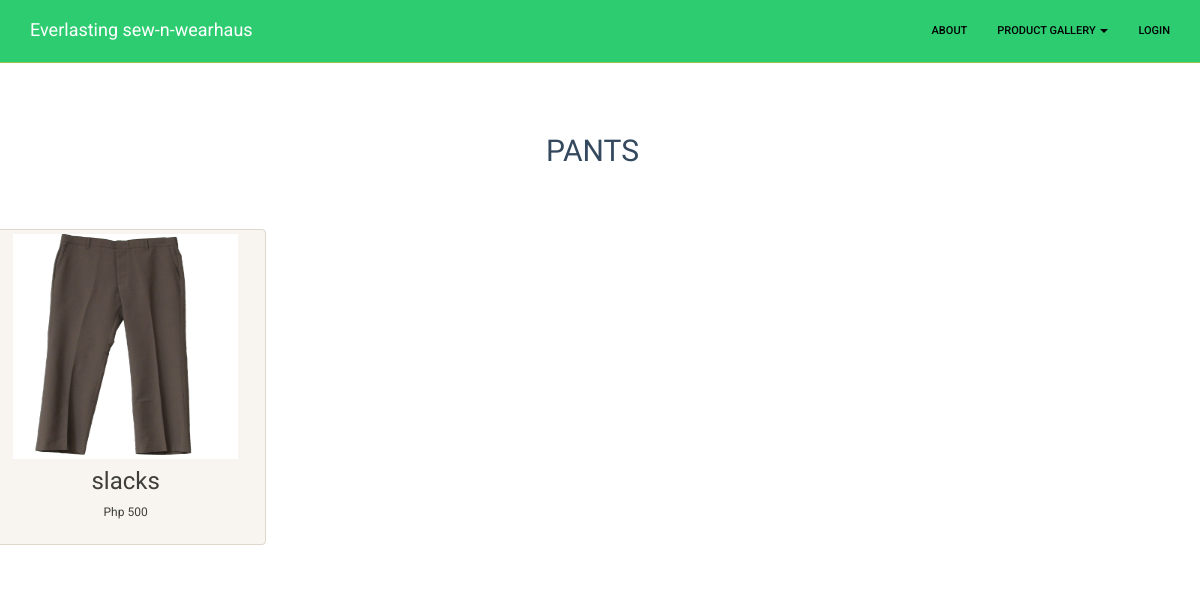
The app's page /pantsproduct.php with its own data.
### tables this page shows
CREATE TABLE IF NOT EXISTS `products` (
  `id` int(15) NOT NULL AUTO_INCREMENT,
  `image` text NOT NULL,
  `name` text NOT NULL,
  `description` text NOT NULL,
  `price` int(15) NOT NULL,
  `category` int(15) NOT NULL,
  PRIMARY KEY (`id`)
);

### pantsproduct.php (the view, shortened to what this page needs)
<!DOCTYPE html>
<html lang="en">
<head>
   <link rel="stylesheet" href="css/bootstrap.css">
    <link rel="stylesheet" href="css/bootstrap-responsive.min.css">
    <link rel="stylesheet" href="css/font-awesome.min.css">
    <link rel="stylesheet" href="css/main.css">
    <link rel="stylesheet" href="css/sl-slide.css">
</head>
<body>
       <nav class="navbar navbar-inverse navbar-fixed-top" role="navigation">
        <div class="container">
            <div class="navbar-header">
				<a class="navbar-brand" href="index.php">Everlasting sew-n-wearhaus</a>
            </div>
            <div class="collapse navbar-collapse navbar-ex1-collapse">
                <ul class="nav navbar-nav navbar-right">
                    <li><a href="about.php">About</a>
                    </li>
                    <li class="dropdown">
                        <a href="productgallery.php" class="dropdown-toggle" data-toggle="dropdown">Product Gallery <b class="caret"></b></a>
                    </li>
					<li class="dropdown">
                        <a href="login.php" >Login </a>
                    </li>
                </ul>
            </div>
        </div>
    </nav>
    <div class="row text-center">
<br><br><h2>PANTS</h2><br><br><br>
			<?php
				$querry = mysql_query("SELECT * FROM products where category=2");
				while($rows = mysql_fetch_assoc($querry))
				{
						$name = $rows['name'];
						$price = $rows['price'];
						$image = $rows['image'];
			?>
            <div class="col-lg-3 col-md-6 hero-feature">
                <div class="thumbnail">
					<div>
                    <img src="image/products/<?php echo $image; ?>" alt="" width="225px" height="225px">
                    </div>
					<div class="caption">
                        <h3><?php echo $name;?></h3>
                        <p><?php echo "Php " . $price;?></p>
                    </div>
                </div>
            </div>
			<?php } ?>
        </div>
</body>
</html>

### css/main.css (style rules this page uses)
body { padding-top:80px;font-size:12px;color:#34495e;background:#ffffff }
body h1,body h2,body h3,body h4,body .created { font-family:"Fjalla One";font-weight:normal }
body h3,body h4 { margin-top:0 }
a { color:#2dcc70;-webkit-transition:300ms;-moz-transition:300ms;-o-transition:300ms;transition:300ms }

### records on screen
products: image (picture), name "slacks", price "500"
